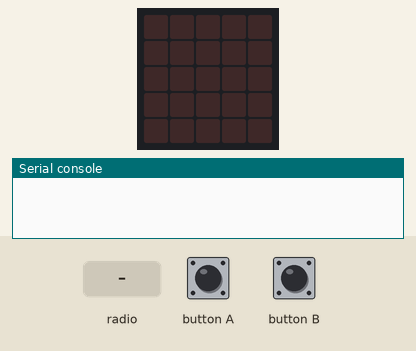
Bench run of a program on a simulated BBC micro:bit (MakeCode). On the bench: the board's 5×5 LED display, the last lines printed to the serial console. The inputs (shaded band) are chosen by the test bench. Random numbers come from a fixed seed; no radio messages arrive unless stated (any console line starting 'radio sent:' is added by the test bench).

Above: at 1.2 s.
1.3 s: button B pressed for 0.15 s
At 2.0 s:
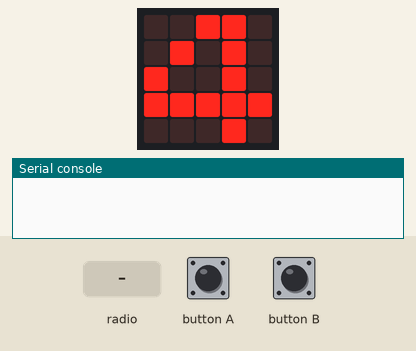
3.7 s: radio message "0" arrives
At 4.4 s:
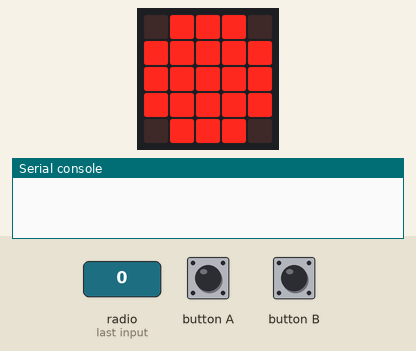
5.2 s: button A pressed for 0.15 s
At 6.2 s:
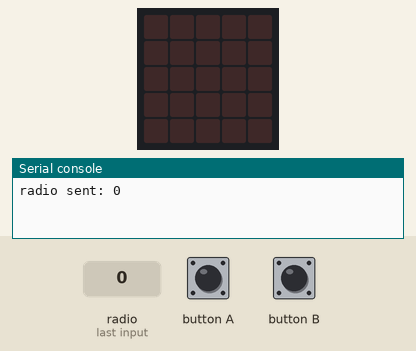
Timing chart, 0 to 8.2 s (numbered marks = the images above; inputs shaded):
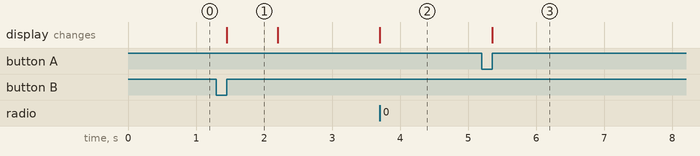

Measured:
- after the input at 1.3 s, the display: changes after 0.15 s (image 1)
- after the input at 3.7 s, the display: changes at once (image 2)
- after the input at 5.2 s, the display: changes after 0.15 s (image 3)
- what the display in image 1 shows lasts 0.7 s, from 1.5 s to 2.2 s

The program:

main.ts
```typescript
radio.onReceivedNumber(function (receivedNumber) {
    KartoffelnHaben = 1
    basic.showLeds(`
        . # # # .
        # # # # #
        # # # # #
        # # # # #
        . # # # .
        `)
})
input.onButtonPressed(Button.A, function () {
    basic.clearScreen()
    while (VFunkgruppe == OFunkgruppe) {
        VFunkgruppe = randint(1, 4)
    }
    if (VFunkgruppe != OFunkgruppe && KartoffelnHaben == 1) {
        radio.setGroup(VFunkgruppe)
        radio.sendNumber(0)
        KartoffelnHaben = 0
    }
    radio.setGroup(OFunkgruppe)
    VFunkgruppe = OFunkgruppe
})
input.onButtonPressed(Button.B, function () {
    basic.showNumber(OFunkgruppe)
    basic.clearScreen()
})
let KartoffelnHaben = 0
let VFunkgruppe = 0
let OFunkgruppe = 0
// Original Funkgruppe, jeder Spieler bekommt ihre eigene Funkgruppe für sich
OFunkgruppe = 4
// Der Micro:Bit Funkgruppe wird gesetzt auf Original Funkgruppe
radio.setGroup(OFunkgruppe)
VFunkgruppe = randint(1, 4)
KartoffelnHaben = 0
```

test.ts
```typescript
// Hier kann man Tests durchführen; diese Datei wird nicht kompiliert, wenn dieses Paket als Erweiterung verwendet wird.
```
